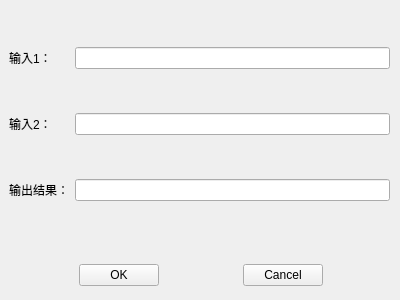
<?xml version="1.0" encoding="UTF-8"?>
<ui version="4.0">
 <class>Demo</class>
 <widget class="QWidget" name="Demo">
  <property name="geometry">
   <rect>
    <x>0</x>
    <y>0</y>
    <width>400</width>
    <height>300</height>
   </rect>
  </property>
  <property name="windowTitle">
   <string>Form</string>
  </property>
  <widget class="QWidget" name="layoutWidget">
   <property name="geometry">
    <rect>
     <x>9</x>
     <y>9</y>
     <width>381</width>
     <height>231</height>
    </rect>
   </property>
   <layout class="QGridLayout" name="gridLayout">
    <item row="2" column="1">
     <widget class="QLineEdit" name="lineEdit_Output"/>
    </item>
    <item row="1" column="0">
     <widget class="QLabel" name="label_Input2">
      <property name="text">
       <string>输入2：</string>
      </property>
     </widget>
    </item>
    <item row="0" column="1">
     <widget class="QLineEdit" name="lineEdit_Input1"/>
    </item>
    <item row="1" column="1">
     <widget class="QLineEdit" name="lineEdit_Input2"/>
    </item>
    <item row="2" column="0">
     <widget class="QLabel" name="label_Output">
      <property name="text">
       <string>输出结果：</string>
      </property>
     </widget>
    </item>
    <item row="0" column="0">
     <widget class="QLabel" name="label_Input1">
      <property name="text">
       <string>输入1：</string>
      </property>
     </widget>
    </item>
   </layout>
  </widget>
  <widget class="QWidget" name="layoutWidget_2">
   <property name="geometry">
    <rect>
     <x>10</x>
     <y>260</y>
     <width>381</width>
     <height>31</height>
    </rect>
   </property>
   <layout class="QHBoxLayout" name="horizontalLayout">
    <item>
     <spacer name="horizontalSpacer">
      <property name="orientation">
       <enum>Qt::Horizontal</enum>
      </property>
      <property name="sizeHint" stdset="0">
       <size>
        <width>40</width>
        <height>20</height>
       </size>
      </property>
     </spacer>
    </item>
    <item>
     <widget class="QPushButton" name="pushButton_OK">
      <property name="text">
       <string>OK</string>
      </property>
     </widget>
    </item>
    <item>
     <spacer name="horizontalSpacer_2">
      <property name="orientation">
       <enum>Qt::Horizontal</enum>
      </property>
      <property name="sizeHint" stdset="0">
       <size>
        <width>78</width>
        <height>20</height>
       </size>
      </property>
     </spacer>
    </item>
    <item>
     <widget class="QPushButton" name="pushButton_Cancel">
      <property name="text">
       <string>Cancel</string>
      </property>
     </widget>
    </item>
    <item>
     <spacer name="horizontalSpacer_3">
      <property name="orientation">
       <enum>Qt::Horizontal</enum>
      </property>
      <property name="sizeHint" stdset="0">
       <size>
        <width>40</width>
        <height>20</height>
       </size>
      </property>
     </spacer>
    </item>
   </layout>
  </widget>
 </widget>
 <resources/>
 <connections/>
</ui>
